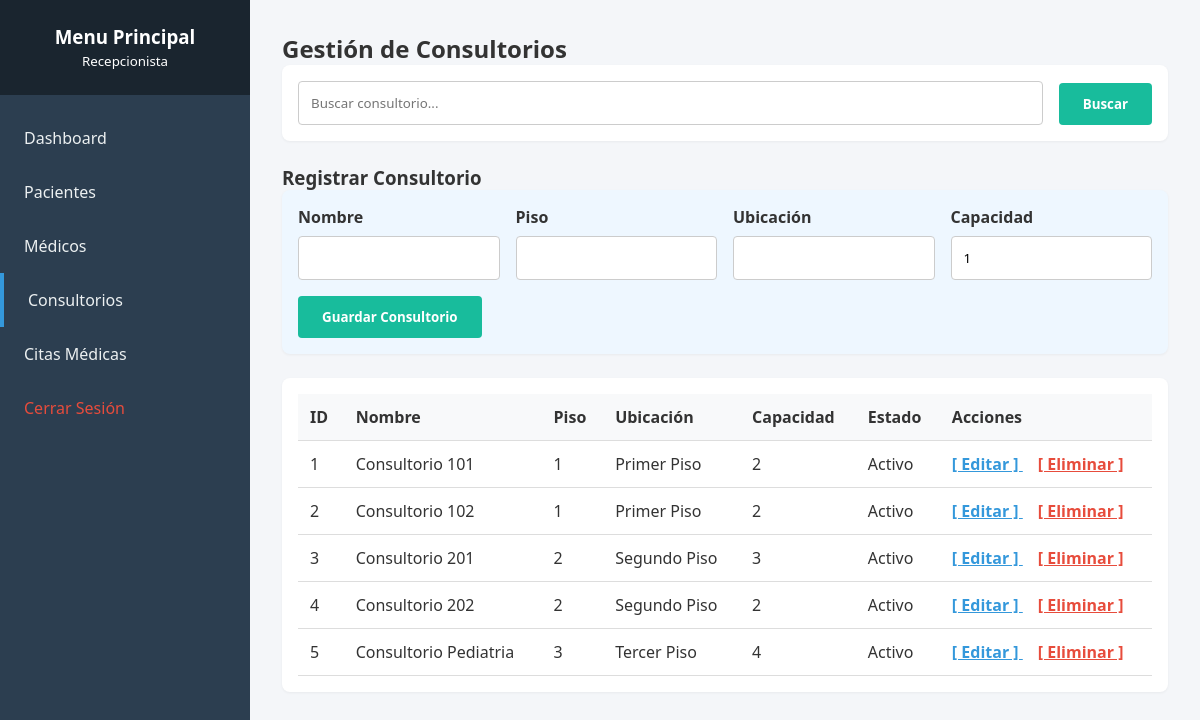
Screenshot of /consultorios.php (signed in) with the database file from the repository.
### tables this page shows
CREATE TABLE consultorios (
    id_consultorio INT AUTO_INCREMENT PRIMARY KEY,
    nombre VARCHAR(50) NOT NULL,
    piso VARCHAR(20),
    ubicacion VARCHAR(100),
    capacidad INT DEFAULT 1,
    estado TINYINT(1) DEFAULT 1
);

### consultorios.php (the view, shortened to what this page needs)
<?php
require_once 'config/conexion.php';
$buscar = $_GET['buscar'] ?? '';
$sql = "
SELECT *
FROM consultorios
WHERE 1=1
";
$params = [];
$stmt = $pdo->prepare($sql);
$stmt->execute($params);
$consultorios = $stmt->fetchAll();
include 'includes/header.php';
include 'includes/sidebar.php';
?>
<div class="main-content">
<h2>Gestión de Consultorios</h2>
<form method="GET" class="filter-box">
<div class="form-group">
<input
type="text"
name="buscar"
class="form-control"
placeholder="Buscar consultorio..."
value="<?= htmlspecialchars($buscar); ?>">
</div>
<button
type="submit"
class="btn"
style="width:auto;">
Buscar
</button>
</form>
<h3>Registrar Consultorio</h3>
<form
action="consultorios.php"
method="POST"
class="filter-box"
style="background:#eef7ff;">
<div class="form-group">
<label>Nombre</label>
<input
type="text"
name="nombre"
class="form-control"
required>
</div>
<div class="form-group">
<label>Piso</label>
<input
type="text"
name="piso"
class="form-control">
</div>
<div class="form-group">
<label>Ubicación</label>
<input
type="text"
name="ubicacion"
class="form-control">
</div>
<div class="form-group">
<label>Capacidad</label>
<input
type="number"
name="capacidad"
class="form-control"
value="1"
min="1">
</div>
<button
type="submit"
class="btn"
style="width:auto;">
Guardar Consultorio
</button>
</form>
<div class="table-responsive">
<table>
<thead>
<tr>
<th>ID</th>
<th>Nombre</th>
<th>Piso</th>
<th>Ubicación</th>
<th>Capacidad</th>
<th>Estado</th>
<th>Acciones</th>
</tr>
</thead>
<tbody>
<?php foreach($consultorios as $c): ?>
<tr>
<td><?= $c['id_consultorio']; ?></td>
<td><?= htmlspecialchars($c['nombre']); ?></td>
<td><?= htmlspecialchars($c['piso']); ?></td>
<td><?= htmlspecialchars($c['ubicacion']); ?></td>
<td><?= $c['capacidad']; ?></td>
<td>
<?= $c['estado']
? 'Activo'
: 'Inactivo'; ?>
</td>
<td>
<a
href="editar_consultorio.php?id=<?= $c['id_consultorio']; ?>"
style="
color:#3498db;
font-weight:bold;
margin-right:15px;">
[ Editar ]
</a>
<a
href="consultorios.php?eliminar_id=<?= $c['id_consultorio']; ?>"
class="btn-delete"
style="
color:#e74c3c;
font-weight:bold;">
[ Eliminar ]
</a>
</td>
</tr>
<?php endforeach; ?>
</tbody>
</table>
</div>
</div>
</div>
</div>
</body>
</html>

### css/estilos.css (style rules this page uses)
:root { --primary: #2c3e50; --secondary: #18bc9c; --background: #f4f6f9; --text: #333; --white: #ffffff; }
* { margin: 0; padding: 0; box-sizing: border-box; font-family: 'Segoe UI', sans-serif; }
body { background-color: var(--background); color: var(--text); display: flex; }
.form-group { margin-bottom: 1.2rem; }
.form-group label { display: block; margin-bottom: 0.5rem; font-weight: bold; }
.form-control { width: 100%; padding: 0.75rem; border: 1px solid #ccc; border-radius: 4px; }
.btn { background: var(--secondary); color: var(--white); border: none; padding: 0.75rem 1.5rem; cursor: pointer; border-radius: 4px; font-weight: bold; width: 100%; text-decoration: none; display: inline-block; text-align: center; }
.main-content { flex: 1; padding: 2rem; max-width: 100%; overflow-hidden; }
.table-responsive { overflow-x: auto; margin-top: 1.5rem; background: var(--white); padding: 1rem; border-radius: 8px; box-shadow: 0 1px 3px rgba(0,0,0,0.05); }
table { width: 100%; border-collapse: collapse; }
th, td { padding: 0.75rem; text-align: left; border-bottom: 1px solid #ddd; }
th { background-color: #f8f9fa; }
.filter-box { background: var(--white); padding: 1rem; border-radius: 8px; margin-bottom: 1.5rem; display: flex; gap: 1rem; flex-wrap: wrap; align-items: flex-end; box-shadow: 0 1px 3px rgba(0,0,0,0.05); }
.filter-box .form-group { margin: 0; flex: 1; min-width: 180px; }

### rows the page displays
consultorios: id_consultorio "1", nombre "Consultorio 101", piso "1", ubicacion "Primer Piso", capacidad "2", estado "Activo"
consultorios: id_consultorio "2", nombre "Consultorio 102", piso "1", ubicacion "Primer Piso", capacidad "2", estado "Activo"
consultorios: id_consultorio "3", nombre "Consultorio 201", piso "2", ubicacion "Segundo Piso", capacidad "3", estado "Activo"
consultorios: id_consultorio "4", nombre "Consultorio 202", piso "2", ubicacion "Segundo Piso", capacidad "2", estado "Activo"
consultorios: id_consultorio "5", nombre "Consultorio Pediatria", piso "3", ubicacion "Tercer Piso", capacidad "4", estado "Activo"

### other values shown
$_SESSION['usuario_rol'] "Recepcionista"
